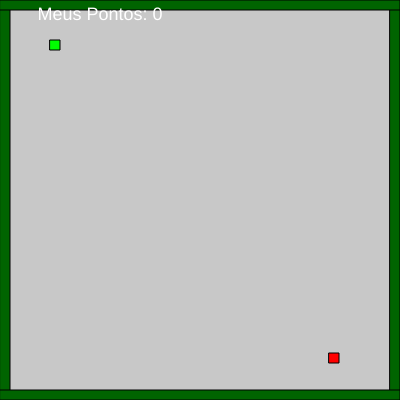
Frame 1 (no input)
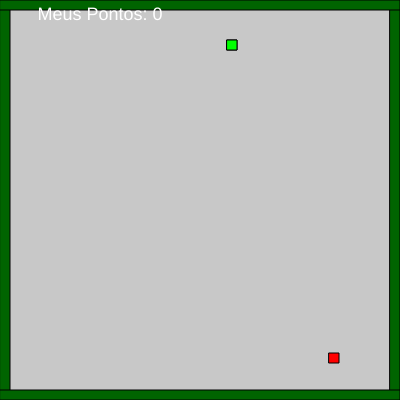
Frame 60 (no input)
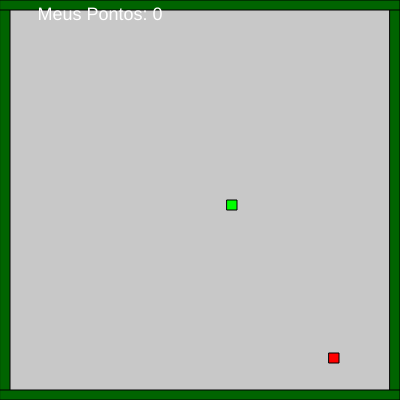
Frame 120 (the mouse pressed at the canvas centre since frame 60)

The p5.js sketch that drew these frames (run headless with seeded random() and noise() and a simulated clock; from frame 60 on, the mouse is pressed at the canvas centre):

// p5.js sketch
// ── sketch.js
// Snake
let canvaW = 400
let canvaH = 400;

// variáveis da snake
let xCobra = 50;
let yCobra = 40;
let wCobra = 10;
let hCobra = 10;

//velocidade da movimentação
let velocidadeMovimentacao = 3;

let direcao = "right";

let partes = 1;
let rabo = [];

posicaoXcomida = randomIntFromInterval(11, canvaW - 37);
posicaoYcomida = randomIntFromInterval(11, canvaH - 37);

 //pontos

let meusPontos = 0;

let colidiu = false;
let comeu = false;

//paredes
let wParED = 10;
let hParED = 400;
let posXParE = 0;
let posYParE = 0;
let posXParD = 390;
let posYParD = 0;

//cima / baixo
let wParCB = 400;
let hParCB = 10;
let posXParC = 0;
let posYParC = 0;
let posXParB = 0;
let posYParB = 390;

function setup() {
  createCanvas(canvaW, canvaH);
}

function draw() {
  background(200);
  desenhaCobra();
  controleMovimentacao();
  desenhaParedes();
  desenhaComida();
  comer();
  pegarPosicaoAtual();
  colisaoNasParedes();
  incluirPontos();
}


function desenhaCobra(){
  let c = color (0,255,0);
  fill(c);
  rect(xCobra, yCobra, wCobra, hCobra);


  if(rabo.length> 0 ){
  for(var i = 0; i < rabo.length; i++){
  rect(rabo[i][0], rabo[i][1],wCobra, hCobra);
   
  }
   
   
 }




}

function controleMovimentacao(){
 
  if (controleCobra()){
      direcao = controleCobra();
      }
 
   if (direcao == "left"){
    xCobra -= velocidadeMovimentacao;
  }
  if (direcao == "right"){
      xCobra += velocidadeMovimentacao;
      }
  if (direcao == "down"){
      yCobra += velocidadeMovimentacao;
      }
    if (direcao == "up"){
      yCobra -= velocidadeMovimentacao;
      }
}

function controleCobra(){
 
  if(keyIsDown(LEFT_ARROW)){
  return "left";
}
   if(keyIsDown(RIGHT_ARROW)){
  return "right";
}
 
   if(keyIsDown(UP_ARROW)){
  return "up";
}
   if(keyIsDown(DOWN_ARROW)){
  return "down";
}
 
}

function randomIntFromInterval(min, max){
  return Math.floor(Math.random() * (max - min + 1) + min);
}

function desenhaParedes(){
  let Par = color (0,100,0);
  fill (Par);
  rect(posXParE, posYParE, wParED, hParED);
  rect(posXParD, posYParD, wParED, hParED);
  rect(posXParC, posYParC, wParCB, hParCB);
  rect(posXParB, posYParB, wParCB, hParCB);
 
 
}

function desenhaComida(){
  let Par = color (255,0,0);
  fill (Par);
  rect(posicaoXcomida, posicaoYcomida, 10, 10);
 
}

function colisaoComida() {
  var colisaoComida = collideRectRect( posicaoXcomida, posicaoYcomida, 10, 10, xCobra, yCobra, wCobra, hCobra );
  return colisaoComida;
}

function comer() {
  if (colisaoComida()) {
    posicaoXcomida = randomIntFromInterval(11, canvaW - 37);
    posicaoYcomida = randomIntFromInterval(11, canvaH - 37);
    partes += 1
    velocidadeMovimentacao += 0.5
    meusPontos += 1

  }
}

function pegarPosicaoAtual() {
 
  rabo.push([xCobra, yCobra]);
  if (rabo.length > partes) {
    rabo.shift();
  }
}

function colisaoNasParedes() {
  var colisaoDireita = collideRectRect( xCobra, yCobra, wCobra, hCobra, posXParD, posYParD, wParED, hParED );
   var colisaoEquerda = collideRectRect( xCobra, yCobra, wCobra, hCobra, posXParE, posYParE, wParED, hParED   );    
   var colisaoCima = collideRectRect( xCobra, yCobra, wCobra, hCobra, posXParC, posYParC, wParCB, hParCB   );    
   var colisaoBaixo = collideRectRect( xCobra, yCobra, wCobra, hCobra, posXParB, posYParB, wParCB, hParCB   );

  if ( colisaoCima == true || colisaoBaixo == true || colisaoDireita == true || colisaoEquerda == true) {
    xCobra = 200;
    yCobra = 200;
    rabo = [];
    partes = 0;
    velocidadeMovimentacao = 3;
    meusPontos = 0;

  }
}

function incluirPontos() {
  fill(255);
  textSize(18);
  textAlign(CENTER);
  text('Meus Pontos: ' + meusPontos, width / 4, 20);
}

// ── p5.collide2d.js
/*
Repo: https://github.com/bmoren/p5.collide2D/
Created by http://benmoren.com
Some functions and code modified version from http://www.jeffreythompson.org/collision-detection
Version v0.7.3 | June 22, 2020
CC BY-NC-SA 4.0
*/


console.log("### vitor ###")

p5.prototype._collideDebug = false;

p5.prototype.collideDebug = function(debugMode){
    _collideDebug = debugMode;
}

/*~++~+~+~++~+~++~++~+~+~ 2D ~+~+~++~+~++~+~+~+~+~+~+~+~+~+~+*/

p5.prototype.collideRectRect = function (x, y, w, h, x2, y2, w2, h2) {
  //2d
  //add in a thing to detect rectMode CENTER
  if (x + w >= x2 &&    // r1 right edge past r2 left
      x <= x2 + w2 &&    // r1 left edge past r2 right
      y + h >= y2 &&    // r1 top edge past r2 bottom
      y <= y2 + h2) {    // r1 bottom edge past r2 top
        return true;
  }
  return false;
};

// p5.vector version of collideRectRect
p5.prototype.collideRectRectVector = function(p1, sz, p2, sz2){
  return p5.prototype.collideRectRect(p1.x, p1.y, sz.x, sz.y, p2.x, p2.y, sz2.x,sz2.y)
}


p5.prototype.collideRectCircle = function (rx, ry, rw, rh, cx, cy, diameter) {
  //2d
  // temporary variables to set edges for testing
  var testX = cx;
  var testY = cy;

  // which edge is closest?
  if (cx < rx){         testX = rx       // left edge
  }else if (cx > rx+rw){ testX = rx+rw  }   // right edge

  if (cy < ry){         testY = ry       // top edge
  }else if (cy > ry+rh){ testY = ry+rh }   // bottom edge

  // // get distance from closest edges
  var distance = this.dist(cx,cy,testX,testY)

  // if the distance is less than the radius, collision!
  if (distance <= diameter/2) {
    return true;
  }
  return false;
};

// p5.vector version of collideRectCircle
p5.prototype.collideRectCircleVector = function(r, sz, c, diameter){
  return p5.prototype.collideRectCircle(r.x,r.y, sz.x,sz.y, c.x,c.y, diameter)
}

p5.prototype.collideCircleCircle = function (x, y,d, x2, y2, d2) {
//2d
  if( this.dist(x,y,x2,y2) <= (d/2)+(d2/2) ){
    return true;
  }
  return false;
};


// p5.vector version of collideCircleCircle
p5.prototype.collideCircleCircleVector = function(p1,d, p2, d2){
  return p5.prototype.collideCircleCircle(p1.x,p1.y,  d, p2.x,p2.y, d2)
}


p5.prototype.collidePointCircle = function (x, y, cx, cy, d) {
//2d
if( this.dist(x,y,cx,cy) <= d/2 ){
  return true;
}
return false;
};

// p5.vector version of collidePointCircle
p5.prototype.collidePointCircleVector = function(p, c, d){
  return p5.prototype.collidePointCircle(p.x,p.y,c.x,c.y,  d)
}

p5.prototype.collidePointEllipse = function (x, y, cx, cy, dx, dy) {
  //2d
  var rx = dx/2, ry = dy/2;
  // Discarding the points outside the bounding box
  if (x > cx + rx || x < cx - rx ||y > cy + ry || y < cy - ry) {
		return false;
  }
  // Compare the point to its equivalent on the ellipse
  var xx = x - cx, yy = y - cy;
  var eyy = ry * this.sqrt(this.abs(rx * rx - xx * xx)) / rx;
  return yy <= eyy && yy >= -eyy;
};

// p5.vector version of collidePointEllipse
p5.prototype.collidePointEllipseVector = function(p, c, d){
  return p5.prototype.collidePointEllipse(p.x,p.y,c.x,c.y,d.x,d.y);
}

p5.prototype.collidePointRect = function (pointX, pointY, x, y, xW, yW) {
//2d
if (pointX >= x &&         // right of the left edge AND
    pointX <= x + xW &&    // left of the right edge AND
    pointY >= y &&         // below the top AND
    pointY <= y + yW) {    // above the bottom
        return true;
}
return false;
};

// p5.vector version of collidePointRect
p5.prototype.collidePointRectVector = function(point, p1, sz){
  return p5.prototype.collidePointRect(point.x, point.y, p1.x, p1.y, sz.x, sz.y);
}

p5.prototype.collidePointLine = function(px,py,x1,y1,x2,y2, buffer){
  // get distance from the point to the two ends of the line
var d1 = this.dist(px,py, x1,y1);
var d2 = this.dist(px,py, x2,y2);

// get the length of the line
var lineLen = this.dist(x1,y1, x2,y2);

// since floats are so minutely accurate, add a little buffer zone that will give collision
if (buffer === undefined){ buffer = 0.1; }   // higher # = less accurate

// if the two distances are equal to the line's length, the point is on the line!
// note we use the buffer here to give a range, rather than one #
if (d1+d2 >= lineLen-buffer && d1+d2 <= lineLen+buffer) {
  return true;
}
return false;
}

// p5.vector version of collidePointLine
p5.prototype.collidePointLineVector = function(point,p1,p2, buffer){
  return p5.prototype.collidePointLine(point.x,point.y, p1.x,p1.y, p2.x,p2.y, buffer);
}

p5.prototype.collideLineCircle = function( x1,  y1,  x2,  y2,  cx,  cy,  diameter) {
  // is either end INSIDE the circle?
  // if so, return true immediately
  var inside1 = this.collidePointCircle(x1,y1, cx,cy,diameter);
  var inside2 = this.collidePointCircle(x2,y2, cx,cy,diameter);
  if (inside1 || inside2) return true;

  // get length of the line
  var distX = x1 - x2;
  var distY = y1 - y2;
  var len = this.sqrt( (distX*distX) + (distY*distY) );

  // get dot product of the line and circle
  var dot = ( ((cx-x1)*(x2-x1)) + ((cy-y1)*(y2-y1)) ) / this.pow(len,2);

  // find the closest point on the line
  var closestX = x1 + (dot * (x2-x1));
  var closestY = y1 + (dot * (y2-y1));

  // is this point actually on the line segment?
  // if so keep going, but if not, return false
  var onSegment = this.collidePointLine(closestX,closestY,x1,y1,x2,y2);
  if (!onSegment) return false;

  // draw a debug circle at the closest point on the line
  if(this._collideDebug){
    this.ellipse(closestX, closestY,10,10);
  }

  // get distance to closest point
  distX = closestX - cx;
  distY = closestY - cy;
  var distance = this.sqrt( (distX*distX) + (distY*distY) );

  if (distance <= diameter/2) {
    return true;
  }
  return false;
}

// p5.vector version of collideLineCircle
p5.prototype.collideLineCircleVector = function( p1,  p2,  c,  diameter){
  return p5.prototype.collideLineCircle( p1.x,  p1.y,  p2.x,  p2.y,  c.x,  c.y,  diameter);
}
p5.prototype.collideLineLine = function(x1, y1, x2, y2, x3, y3, x4, y4,calcIntersection) {

  var intersection;

  // calculate the distance to intersection point
  var uA = ((x4-x3)*(y1-y3) - (y4-y3)*(x1-x3)) / ((y4-y3)*(x2-x1) - (x4-x3)*(y2-y1));
  var uB = ((x2-x1)*(y1-y3) - (y2-y1)*(x1-x3)) / ((y4-y3)*(x2-x1) - (x4-x3)*(y2-y1));

  // if uA and uB are between 0-1, lines are colliding
  if (uA >= 0 && uA <= 1 && uB >= 0 && uB <= 1) {

    if(this._collideDebug || calcIntersection){
      // calc the point where the lines meet
      var intersectionX = x1 + (uA * (x2-x1));
      var intersectionY = y1 + (uA * (y2-y1));
    }

    if(this._collideDebug){
      this.ellipse(intersectionX,intersectionY,10,10);
    }

    if(calcIntersection){
      intersection = {
        "x":intersectionX,
        "y":intersectionY
      }
      return intersection;
    }else{
      return true;
    }
  }
  if(calcIntersection){
    intersection = {
      "x":false,
      "y":false
    }
    return intersection;
  }
  return false;
}


// p5.vector version of collideLineLine
p5.prototype.collideLineLineVector = function(p1, p2, p3, p4, calcIntersection){
  return p5.prototype.collideLineLine(p1.x, p1.y, p2.x, p2.y, p3.x, p3.y, p4.x, p4.y, calcIntersection);
}

p5.prototype.collideLineRect = function(x1, y1, x2, y2, rx, ry, rw, rh, calcIntersection) {

  // check if the line has hit any of the rectangle's sides. uses the collideLineLine function above
  var left, right, top, bottom, intersection;

  if(calcIntersection){
     left =   this.collideLineLine(x1,y1,x2,y2, rx,ry,rx, ry+rh,true);
     right =  this.collideLineLine(x1,y1,x2,y2, rx+rw,ry, rx+rw,ry+rh,true);
     top =    this.collideLineLine(x1,y1,x2,y2, rx,ry, rx+rw,ry,true);
     bottom = this.collideLineLine(x1,y1,x2,y2, rx,ry+rh, rx+rw,ry+rh,true);
     intersection = {
        "left" : left,
        "right" : right,
        "top" : top,
        "bottom" : bottom
    }
  }else{
    //return booleans
     left =   this.collideLineLine(x1,y1,x2,y2, rx,ry,rx, ry+rh);
     right =  this.collideLineLine(x1,y1,x2,y2, rx+rw,ry, rx+rw,ry+rh);
     top =    this.collideLineLine(x1,y1,x2,y2, rx,ry, rx+rw,ry);
     bottom = this.collideLineLine(x1,y1,x2,y2, rx,ry+rh, rx+rw,ry+rh);
  }

  // if ANY of the above are true, the line has hit the rectangle
  if (left || right || top || bottom) {
    if(calcIntersection){
      return intersection;
    }
    return true;
  }
  return false;
}

// p5.vector version of collideLineRect
p5.prototype.collideLineRectVector = function(p1, p2, r, rsz, calcIntersection){
  return p5.prototype.collideLineRect(p1.x, p1.y, p2.x, p2.y, r.x, r.y, rsz.x, rsz.y, calcIntersection);
}

p5.prototype.collidePointPoly = function(px, py, vertices) {
  var collision = false;

  // go through each of the vertices, plus the next vertex in the list
  var next = 0;
  for (var current=0; current<vertices.length; current++) {

    // get next vertex in list if we've hit the end, wrap around to 0
    next = current+1;
    if (next === vertices.length) next = 0;

    // get the PVectors at our current position this makes our if statement a little cleaner
    var vc = vertices[current];    // c for "current"
    var vn = vertices[next];       // n for "next"

    // compare position, flip 'collision' variable back and forth
    if (((vc.y >= py && vn.y < py) || (vc.y < py && vn.y >= py)) &&
         (px < (vn.x-vc.x)*(py-vc.y) / (vn.y-vc.y)+vc.x)) {
            collision = !collision;
    }
  }
  return collision;
}

// p5.vector version of collidePointPoly
p5.prototype.collidePointPolyVector = function(p1, vertices){
  return p5.prototype.collidePointPoly(p1.x, p1.y, vertices);
}

// POLYGON/CIRCLE
p5.prototype.collideCirclePoly = function(cx, cy, diameter, vertices, interior) {

  if (interior === undefined){
    interior = false;
  }

  // go through each of the vertices, plus the next vertex in the list
  var next = 0;
  for (var current=0; current<vertices.length; current++) {

    // get next vertex in list if we've hit the end, wrap around to 0
    next = current+1;
    if (next === vertices.length) next = 0;

    // get the PVectors at our current position this makes our if statement a little cleaner
    var vc = vertices[current];    // c for "current"
    var vn = vertices[next];       // n for "next"

    // check for collision between the circle and a line formed between the two vertices
    var collision = this.collideLineCircle(vc.x,vc.y, vn.x,vn.y, cx,cy,diameter);
    if (collision) return true;
  }

  // test if the center of the circle is inside the polygon
  if(interior === true){
    var centerInside = this.collidePointPoly(cx,cy, vertices);
    if (centerInside) return true;
  }

  // otherwise, after all that, return false
  return false;
}

// p5.vector version of collideCirclePoly
p5.prototype.collideCirclePolyVector = function(c, diameter, vertices, interior){
  return p5.prototype.collideCirclePoly(c.x, c.y, diameter, vertices, interior);
}

p5.prototype.collideRectPoly = function( rx, ry, rw, rh, vertices, interior) {
  if (interior == undefined){
    interior = false;
  }

  // go through each of the vertices, plus the next vertex in the list
  var next = 0;
  for (var current=0; current<vertices.length; current++) {

    // get next vertex in list if we've hit the end, wrap around to 0
    next = current+1;
    if (next === vertices.length) next = 0;

    // get the PVectors at our current position this makes our if statement a little cleaner
    var vc = vertices[current];    // c for "current"
    var vn = vertices[next];       // n for "next"

    // check against all four sides of the rectangle
    var collision = this.collideLineRect(vc.x,vc.y,vn.x,vn.y, rx,ry,rw,rh);
    if (collision) return true;

    // optional: test if the rectangle is INSIDE the polygon note that this iterates all sides of the polygon again, so only use this if you need to
    if(interior === true){
      var inside = this.collidePointPoly(rx,ry, vertices);
      if (inside) return true;
    }
  }

  return false;
}

// p5.vector version of collideRectPoly
p5.prototype.collideRectPolyVector = function(r, rsz, vertices, interior){
  return p5.prototype.collideRectPoly(r.x, r.y, rsz.x, rsz.y, vertices, interior);
}

p5.prototype.collideLinePoly = function(x1, y1, x2, y2, vertices) {

  // go through each of the vertices, plus the next vertex in the list
  var next = 0;
  for (var current=0; current<vertices.length; current++) {

    // get next vertex in list if we've hit the end, wrap around to 0
    next = current+1;
    if (next === vertices.length) next = 0;

    // get the PVectors at our current position extract X/Y coordinates from each
    var x3 = vertices[current].x;
    var y3 = vertices[current].y;
    var x4 = vertices[next].x;
    var y4 = vertices[next].y;

    // do a Line/Line comparison if true, return 'true' immediately and stop testing (faster)
    var hit = this.collideLineLine(x1, y1, x2, y2, x3, y3, x4, y4);
    if (hit) {
      return true;
    }
  }
  // never got a hit
  return false;
}


// p5.vector version of collideLinePoly
p5.prototype.collideLinePolyVector = function(p1, p2, vertice){
  return p5.prototype.collideLinePoly(p1.x, p1.y, p2.x, p2.y, vertice);
}

p5.prototype.collidePolyPoly = function(p1, p2, interior) {
  if (interior === undefined){
    interior = false;
  }

  // go through each of the vertices, plus the next vertex in the list
  var next = 0;
  for (var current=0; current<p1.length; current++) {

    // get next vertex in list, if we've hit the end, wrap around to 0
    next = current+1;
    if (next === p1.length) next = 0;

    // get the PVectors at our current position this makes our if statement a little cleaner
    var vc = p1[current];    // c for "current"
    var vn = p1[next];       // n for "next"

    //use these two points (a line) to compare to the other polygon's vertices using polyLine()
    var collision = this.collideLinePoly(vc.x,vc.y,vn.x,vn.y,p2);
    if (collision) return true;

    //check if the either polygon is INSIDE the other
    if(interior === true){
      collision = this.collidePointPoly(p2[0].x, p2[0].y, p1);
      if (collision) return true;
      collision = this.collidePointPoly(p1[0].x, p1[0].y, p2);
      if (collision) return true;
    }
  }

  return false;
}

p5.prototype.collidePolyPolyVector = function(p1, p2, interior) {
  return p5.prototype.collidePolyPoly(p1, p2, interior);
}

p5.prototype.collidePointTriangle = function(px, py, x1, y1, x2, y2, x3, y3) {

  // get the area of the triangle
  var areaOrig = this.abs( (x2-x1)*(y3-y1) - (x3-x1)*(y2-y1) );

  // get the area of 3 triangles made between the point and the corners of the triangle
  var area1 =    this.abs( (x1-px)*(y2-py) - (x2-px)*(y1-py) );
  var area2 =    this.abs( (x2-px)*(y3-py) - (x3-px)*(y2-py) );
  var area3 =    this.abs( (x3-px)*(y1-py) - (x1-px)*(y3-py) );

  // if the sum of the three areas equals the original, we're inside the triangle!
  if (area1 + area2 + area3 === areaOrig) {
    return true;
  }
  return false;
}

// p5.vector version of collidePointTriangle
p5.prototype.collidePointTriangleVector = function(p, p1, p2, p3){
  return p5.prototype.collidePointTriangle(p.x, p.y, p1.x, p1.y, p2.x, p2.y, p3.x, p3.y);
}

p5.prototype.collidePointPoint = function (x,y,x2,y2, buffer) {
    if(buffer === undefined){
      buffer = 0;
    }

    if(this.dist(x,y,x2,y2) <= buffer){
      return true;
    }

  return false;
};

// p5.vector version of collidePointPoint
p5.prototype.collidePointPointVector = function(p1, p2, buffer){
  return p5.prototype.collidePointPoint(p1.x,p1.y,p2.x,p2.y, buffer);
}

p5.prototype.collidePointArc = function(px, py, ax, ay, arcRadius, arcHeading, arcAngle, buffer) {

  if (buffer === undefined) {
    buffer = 0;
  }
  // point
  var point = this.createVector(px, py);
  // arc center point
  var arcPos = this.createVector(ax, ay);
  // arc radius vector
  var radius = this.createVector(arcRadius, 0).rotate(arcHeading);

  var pointToArc = point.copy().sub(arcPos);

  if (point.dist(arcPos) <= (arcRadius + buffer)) {
    var dot = radius.dot(pointToArc);
    var angle = radius.angleBetween(pointToArc);
    if (dot > 0 && angle <= arcAngle / 2 && angle >= -arcAngle / 2) {
      return true;
    }
  }
  return false;
}

// p5.vector version of collidePointArc
p5.prototype.collidePointArcVector = function(p1, a, arcRadius, arcHeading, arcAngle, buffer){
  return p5.prototype.collidePointArc(p1.x, p1.y, a.x, a.y, arcRadius, arcHeading, arcAngle, buffer);
}
